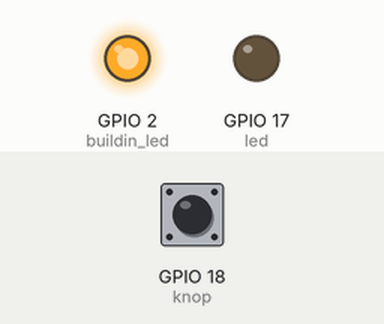
The program below on a simulated ESP32 board running MicroPython. On the bench: output pins drawn as LEDs (lit = HIGH). Dashed ring = blinking. Inputs (shaded band) come from the test bench; at power-on: GPIO 18 (knop) HIGH.

Above: at 1.2 s.
1.3 s: GPIO 18 (knop) pulled LOW for 3.2 s
At 5.4 s:
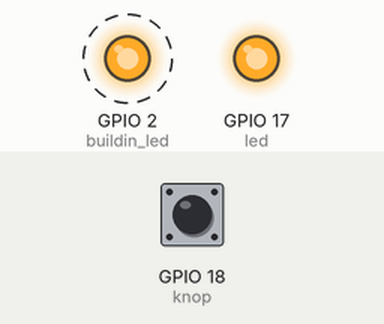
7.5 s: GPIO 18 (knop) pulled LOW for 0.15 s
At 8.9 s:
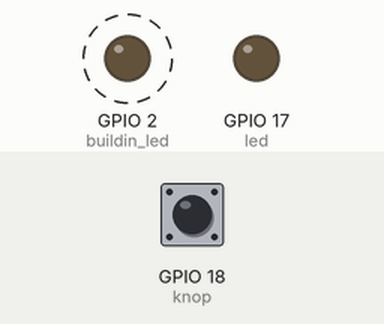
10.6 s: GPIO 18 (knop) pulled LOW for 1 s
At 12.5 s:
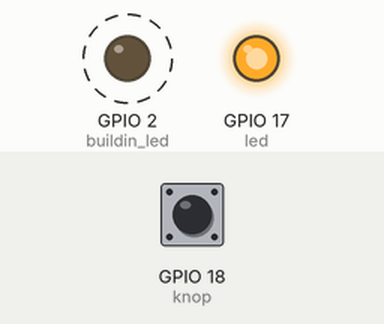
Timing chart, 0 to 20.6 s (numbered marks = the images above; inputs shaded):
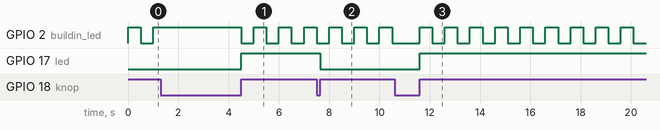

Measured:
- after the input at 1.3 s, GPIO 17 (led): LOW → HIGH after 3.2 s
- after the input at 7.5 s, GPIO 17 (led): HIGH → LOW after 0.15 s
- after the input at 10.6 s, GPIO 17 (led): LOW → HIGH after 1.0 s
- by itself, GPIO 2 (buildin_led): alternates HIGH for 0.50 s and LOW for 0.50 s

The program:

ToggleTheNewWay_asyncio.py
```python
from machine import Pin
import uasyncio as asyncio


class myGlobals:
    LED = 17
    LEDState = 0
    BUILDIN = 2   # GPIO interne LED
    KNOP = 18
    debounce_time = 10 # ms


async def toggle_LED():
    from machine import Pin
    # instances voor led en drukknop
    led = Pin(myGlobals.LED, Pin.OUT)
    knop = Pin(myGlobals.KNOP, Pin.IN, Pin.PULL_UP)
    # led initialsatie
    led.value(myGlobals.LEDState)
    # oneindige lus
    while True:
        # knop gedrukt ?
        if knop.value() == 0:
            # debounce
            while knop.value() == 0:
                asyncio.sleep_ms(myGlobals.debounce_time)
            # toggle LED
            myGlobals.LEDState = not myGlobals.LEDState
        # update LED
        led.value(myGlobals.LEDState)
        # even wachten
        await asyncio.sleep_ms(myGlobals.debounce_time)


async def flash_buildin_led(interval):
    from machine import Pin
    buildin_led = Pin(myGlobals.BUILDIN, Pin.OUT, value=0)
    while True:
        if buildin_led.value():
            buildin_led.off()
        else:
            buildin_led.on()
        await asyncio.sleep_ms(interval)


try:
    # event loop scheduler initialiseren
    loop = asyncio.get_event_loop()
    # taken op de event loop queue zetten
    loop.create_task(toggle_LED())
    loop.create_task(flash_buildin_led(500))
    # taken laten uitvoeren
    loop.run_forever()

except Exception as e:
    print('Probleem met asyncio - %s'%e)

finally:
    # event loop scheduler afsluiten
    loop.close()
```
